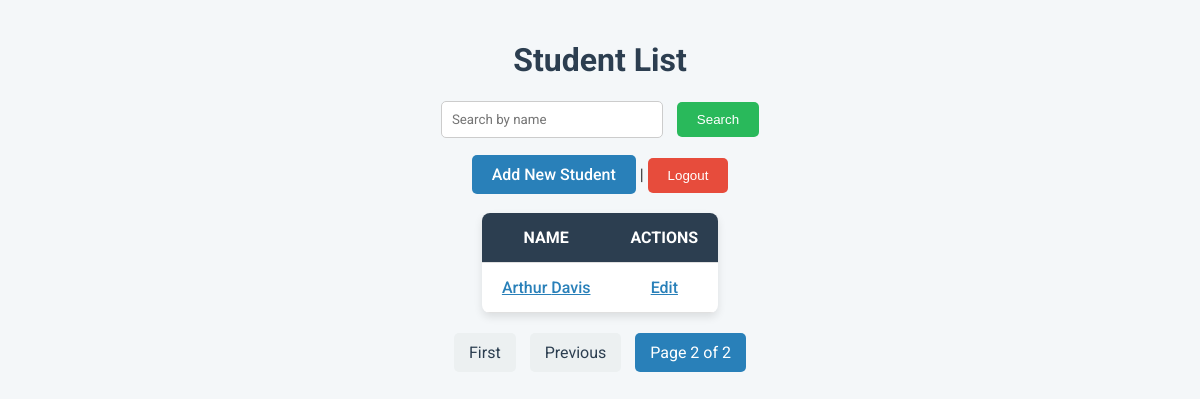
The app's page /?page=2 (signed in), older data.
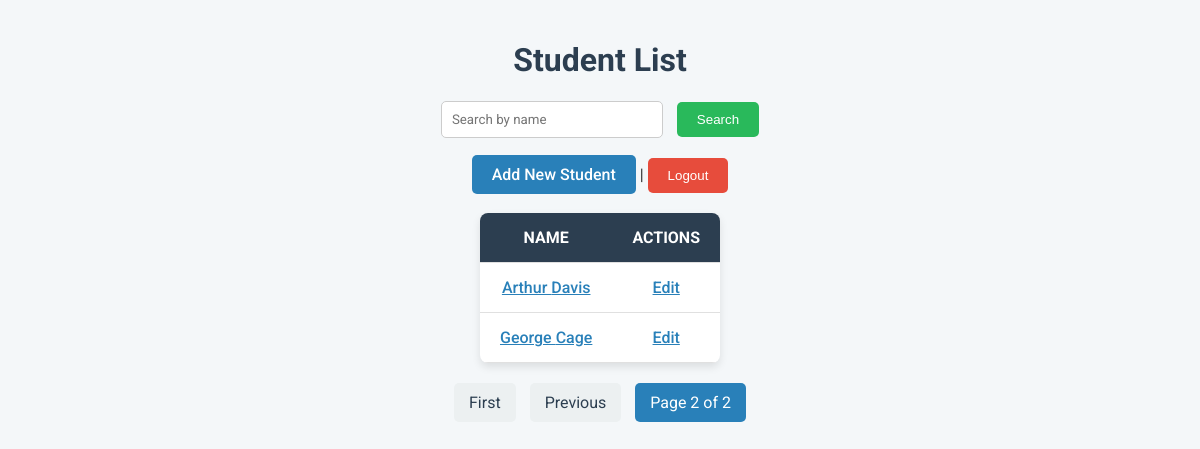
The same page, newer data.
### blog/models.py (models this page shows, shortened)
class Student(models.Model):
    first_name = models.CharField(max_length=30)
    last_name = models.CharField(max_length=30)
    email = models.EmailField(
        max_length=254,
        validators=[EmailValidator(message="Enter a valid email address.")]
    )
    date_of_birth = models.DateField()
    enrolled = models.DateField()
    grade = models.IntegerField(
        validators=[MinValueValidator(1), MaxValueValidator(12)]
    )
    class Meta:
        verbose_name_plural = "Students"

### blog/views.py (the view)
# urls.py: path('', views.student_list, name='student_list'),
def student_list(request):
    query = request.GET.get('q')  # Get the search query
    if query:
        students = Student.objects.filter(
            Q(first_name__icontains=query) | Q(last_name__icontains=query)
        )
    else:
        students = Student.objects.all()  # Show all students if no search query
    paginator = Paginator(students, 5)  # Display 10 students per page
    page_number = request.GET.get('page')  # Get the current page number from the request
    page_obj = paginator.get_page(page_number)  # Get the appropriate page
    context = {
        "students": page_obj,  # Pass the page object to the template
        "paginator": paginator,  # Optional: pass paginator if you need it for extra logic
        "query": query,  # Pass the query to retain it in the search bar
    }
    return render(request, "blog/student_list.html", context)

### blog/templates/blog/student_list.html (shortened to what this page needs)
<!DOCTYPE html>
<html lang="en">
<head>
</head>
<body>
    <h1>Student List</h1>
    <form method="GET" action="{% url 'student_list' %}" class="search-form">
        <input type="text" name="q" placeholder="Search by name" value="{{ request.GET.q }}">
        <button type="submit">Search</button>
    </form>
    {% if user.is_authenticated %}
        <div class="add-student">
            <a href="{% url 'add_student' %}">Add New Student</a> |
            <form method="POST" action="{% url 'logout' %}" class="logout-form" style="display:inline;">
                <button type="submit">Logout</button>
            </form>
        </div>
    {% else %}
        <div class="add-student">
            <a href="{% url 'login' %}">Login</a>
        </div>
    {% endif %}
    <table>
        <thead>
            <tr>
                <th>Name</th>
                {% if user.is_authenticated %}
                <th>Actions</th>
                {% endif %}
            </tr>
        </thead>
        <tbody>
            {% for student in students %}
            <tr>
                <td>
                    <a href="{% url 'student_detail' student.id %}">{{ student.first_name }} {{ student.last_name }}</a>
                </td>
                {% if user.is_authenticated %}
                <td>
                    <a href="{% url 'edit_student' student.id %}">Edit</a>
                </td>
                {% endif %}
            </tr>
            {% empty %}
            <tr>
                <td colspan="{% if user.is_authenticated %}2{% else %}1{% endif %}">No students found</td>
            </tr>
            {% endfor %}
        </tbody>
    </table>
    <div class="pagination">
        {% if students.has_previous %}
            <a href="?page=1{% if query %}&q={{ query }}{% endif %}">First</a>
            <a href="?page={{ students.previous_page_number }}{% if query %}&q={{ query }}{% endif %}">Previous</a>
        {% endif %}
        <span>Page {{ students.number }} of {{ students.paginator.num_pages }}</span>
    </div>
</body>
</html>

### blog/templates/blog/student_list.html (style rules this page uses)
body { font-family: 'Roboto', sans-serif; background-color: #f4f7f9; color: #333; margin: 0; padding: 20px; }
h1 { text-align: center; color: #2c3e50; }
table { width: auto; border-collapse: collapse; margin: 20px auto; background-color: white; border-radius: 8px; overflow: hidden; box-shadow: 0 4px 8px rgba(0, 0, 0, 0.1); }
th, td { padding: 15px 20px; text-align: center; border-bottom: 1px solid #e0e0e0; }
th { background-color: #2c3e50; color: white; text-transform: uppercase; }
td a { color: #2980b9; font-weight: 500; }
.add-student, .pagination, .search-form { text-align: center; margin: 20px 0; }
.add-student a { background-color: #2980b9; color: white; padding: 10px 20px; text-decoration: none; border-radius: 5px; font-weight: 500; transition: background-color 0.3s ease; }
form.logout-form button { background-color: #e74c3c; color: white; border: none; padding: 10px 20px; border-radius: 5px; cursor: pointer; transition: background-color 0.3s ease; }
input[type="text"] { padding: 10px; width: 200px; border: 1px solid #ccc; border-radius: 5px; margin-right: 10px; font-family: 'Roboto', sans-serif; }
button[type="submit"] { background-color: #29b95b; color: white; border: none; padding: 10px 20px; border-radius: 5px; font-weight: 500; cursor: pointer; transition: background-color 0.3s ease; }
.pagination a, .pagination span { display: inline-block; padding: 10px 15px; margin: 0 5px; border-radius: 5px; color: #2c3e50; text-decoration: none; background-color: #ecf0f1; transition: background-color 0.3s ease; }
.pagination span { background-color: #2980b9; color: white; }

Row changes from the older to the newer data that the page shows:
added Student: first_name "George", last_name "Cage"
